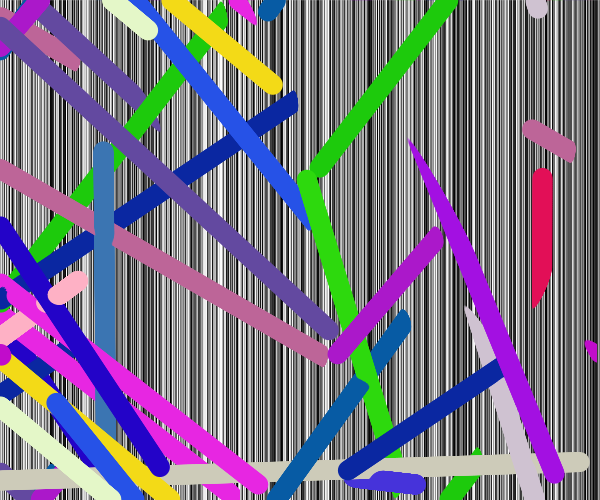
Frame 1 (no input)
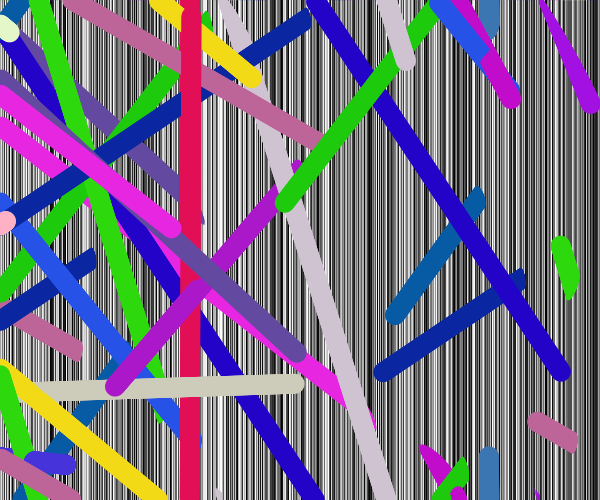
Frame 60 (the mouse pressed at the canvas centre just before this capture)
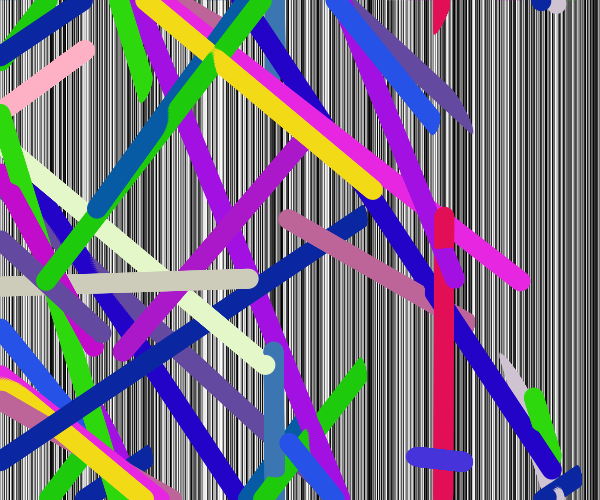
Frame 120 (the mouse held since frame 60 and released just before this capture)

The Processing sketch that drew these frames (run headless with seeded random() and noise(); from frame 60 on, the mouse is pressed at the canvas centre):

// Processing sketch: loop_through_an_array
// ── loop_through_an_array.pde
float []purple;
class Boom {
  float px, py, vx, vy;
  int r;
  boolean x;
  color c;
  Boom(float _px, float _py, boolean _x) {
    px = _px;
    py = _py;
    x = _x;
    r = !x?10:0;
    vx = random(-2, 2);
    vy = random(-2, 2);
    c = color( random(255), random(255), random(255) );
  }
  void simulate() {
    if ( x ) {
      if ( r != -1 ) {
        r++;
      }
    } 
    else { 
      px=(px+vx+width)%width;
      py=(py+vy+height)%height;
    }
  }
  void render() {
    if ( x ) {
      if ( r != -1 ) {
        fill(c);
        noStroke();
        if ( r < 40 ) {
          ellipse(px, py, r, r);
        } 
        else if ( r < 80 ) {
          ellipse(px, py, 80-r, 80-r);
        } 
        else { 
          r = -1;
        }
      }
    } 
    else {
      fill(c);
      noStroke();
      ellipse( px, py, r, r );
    }
  }
  int trueR() {
    if ( r < 40 ) {
      return r;
    } 
    else if ( r < 80 ) {
      return 80 - r;
    } 
    else { 
      return 0;
    }
  }
}

ArrayList booms;
void setup() {
size(600, 500);
  ellipseMode(RADIUS);
purple= new float[width];
for (int i = 0; i < purple.length; i++) {
purple[i] = random(0, 255);
booms = new ArrayList();
  for ( int t = 0; t < 20; t++ ) {
    booms.add( new Boom( random(width), random(height), false ) );
  }
}
}
void draw() {
for (int i = 0; i < purple.length; i++) {
stroke(purple[i]);
line(i, 0, i, height);
for ( int t = 0; t < booms.size(); t++ ) {
    Boom temp = (Boom) booms.get(t);
    temp.simulate();
    temp.render();
    for ( int j = 0; j < booms.size(); j++ ) {
      Boom check = (Boom) booms.get(j);
      if ( t != j && check.x && check.r != -1 && dist( check.px, check.py, temp.px, temp.py) < .5 * (check.trueR()+temp.trueR()) ) {
        temp.x = true;
        j = booms.size();
      }
      }
    }
  }
}

void mousePressed() {
  booms.add( new Boom( mouseX, mouseY, true ) );
}
